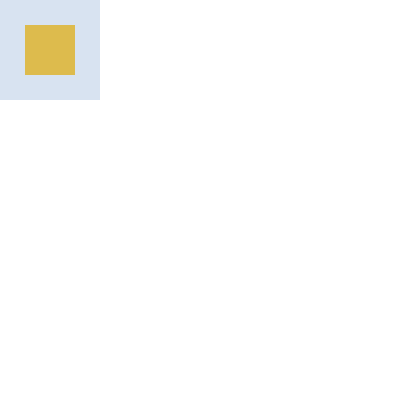
Frame 1 (no input)
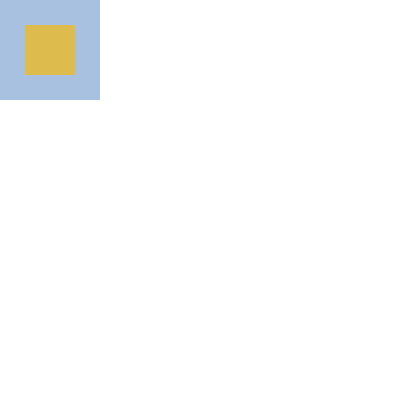
Frame 60 (the mouse pressed at the canvas centre just before this capture)
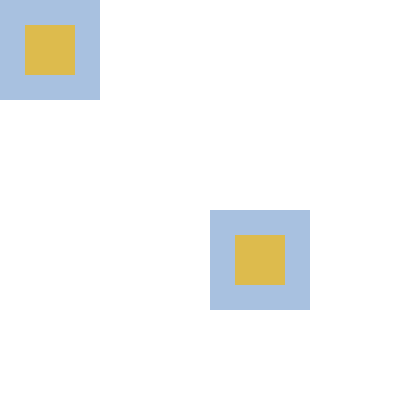
Frame 120 (the mouse held since frame 60 and released just before this capture)

The Processing sketch that drew these frames (run headless with seeded random() and noise(); from frame 60 on, the mouse is pressed at the canvas centre):

// Processing sketch: John_Finley_Paintbrush
// ── John_Finley_Paintbrush.pde
//John Finley
//jpfinley@gmail.com

void setup(){
  size(420, 420);
  background(255,255,255);
  noStroke(); 
}

void draw(){
  fill(168,193,223, 114);
  rect(mouseX, mouseY, 100, 100);
  fill(221,187,77);
  rect(mouseX + 25, mouseY + 25, 50, 50);
}
